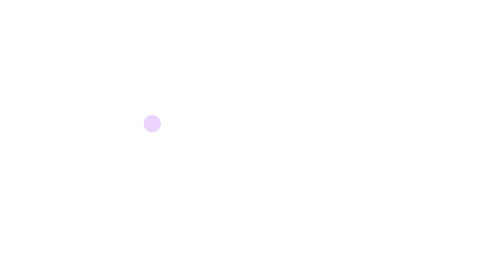
Frame 1 (no input)
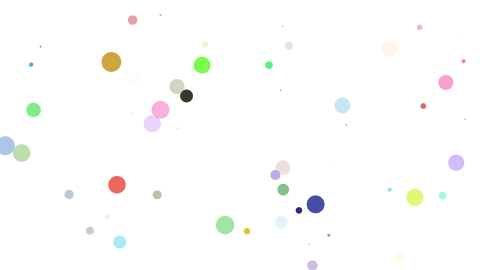
Frame 60 (the mouse pressed at the canvas centre just before this capture)
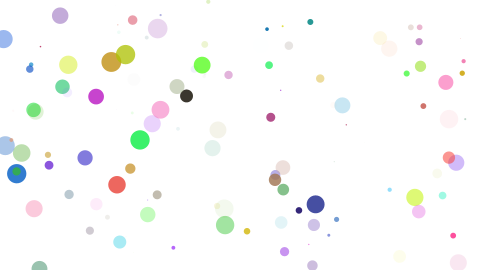
Frame 120 (the mouse held since frame 60 and released just before this capture)

The Processing sketch that drew these frames (run headless with seeded random() and noise(); from frame 60 on, the mouse is pressed at the canvas centre):

// Processing sketch: Variables04
// ── Variables04.pde
/*
This example is taken from Daniel Shifmann Learning Processing
*/

// Example 4-4: Filling variables with random values


float r;
float g;
float b;
float a;

float diam;
float x;
float y;

void setup() 
{
  size(480, 270);
  background(255);
}

void draw() 
{
  // Each time through draw(), new random 
  // numbers are picked for a new ellipse.
  r = random(255);
  g = random(255);
  b = random(255);
  a = random(255);
  diam = random(20);
  x = random(width);
  y = random(height);

  // Use values to draw an ellipse
  noStroke();
  fill(r, g, b, a);
  ellipse(x, y, diam, diam);
}
